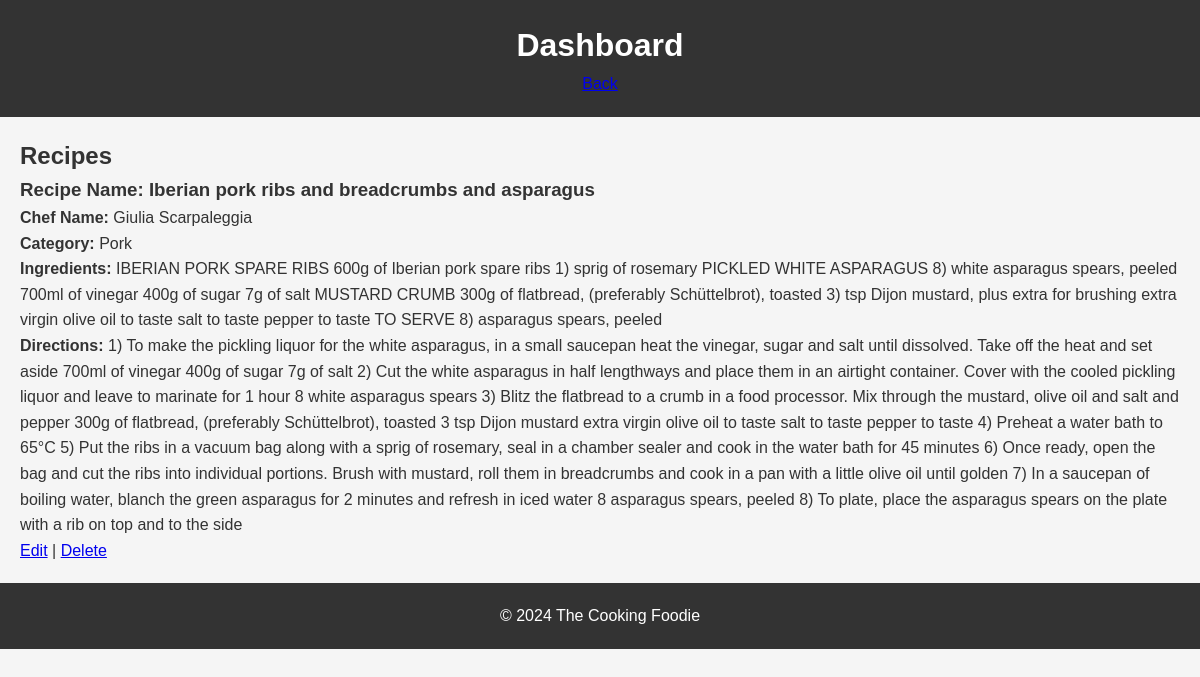
The page /view.php on the database its author committed.
### tables this page shows
CREATE TABLE `recipes` (
  `id` int(6) UNSIGNED NOT NULL,
  `chefname` varchar(255) NOT NULL,
  `category` varchar(255) NOT NULL,
  `RecipeName` varchar(255) NOT NULL,
  `Ingredients` text NOT NULL,
  `Directions` text NOT NULL,
  `created_at` timestamp NOT NULL DEFAULT current_timestamp()
);

### view.php (the view, shortened to what this page needs)
<!DOCTYPE html>
<html lang="en">
<head>
    <link rel="stylesheet" href="CSS/view.css">
</head>
<body>
    <header>
        <h1>Dashboard</h1>
        <a href="index.php">Back</a>
    </header>
    <section id="recipe-list">
        <h2>Recipes</h2>
        <?php
        include('config.php');
        $sql = "SELECT * FROM recipes";
        $result = mysqli_query($con, $sql);
        if (mysqli_num_rows($result) > 0) {
            while($row = mysqli_fetch_assoc($result)) {
                echo "<div class='recipe'>";
                echo "<h3>Recipe Name: " . $row["RecipeName"]. "</h3>";
                echo "<p><strong>Chef Name:</strong> " . $row["chefname"]. "</p>";
                echo "<p><strong>Category:</strong> " . $row["category"]. "</p>";
                echo "<p><strong>Ingredients:</strong> " . $row["Ingredients"]. "</p>";
                echo "<p><strong>Directions:</strong> " . $row["Directions"]. "</p>";
                echo "<a href='editRecipe.php?id=".$row["id"]."'>Edit</a> | ";
                echo "<a href='delete.php?id=".$row["id"]."'>Delete</a>";
                echo "</div>";
            }
        } else {
            echo "<p>No recipes found</p>";
        }
        ?>
    </section>
    <footer>
        <p>&copy; 2024 The Cooking Foodie</p>
    </footer>
</body>
</html>

### CSS/view.css (style rules this page uses)
body, h1, h2, h3, h4, h5, h6, p, ul, li { margin: 0; padding: 0; }
body { font-family: Arial, sans-serif; background-color: #f5f5f5; color: #333; line-height: 1.6; }
header { background-color: #333; color: #fff; padding: 20px; text-align: center; }
#recipe-list { padding: 20px; }
footer { background-color: #333; color: #fff; padding: 20px; text-align: center; }

### rows shown on the page
recipes: RecipeName "Iberian pork ribs and breadcrumbs and asparagus", chefname "Giulia Scarpaleggia", category "Pork", Ingredients "IBERIAN PORK SPARE RIBS 600g of Iberian pork spare ribs 1) sprig of rosemary PICKLED WHITE ASPARAGUS 8) white asparagus spears, peeled 700ml of vinegar 400g of sugar 7g of salt MUSTARD CRUMB 300g of flatbread, (preferably Schüttelbrot), toasted 3) tsp Dijon mustard, plus extra for brushing extra virgin olive oil to taste salt to taste pepper to taste TO SERVE 8) asparagus spears, peeled", Directions "1) To make the pickling liquor for the white asparagus, in a small saucepan heat the vinegar, sugar and salt until dissolved. Take off the heat and set aside 700ml of vinegar 400g of sugar 7g of salt 2) Cut the white asparagus in half lengthways and place them in an airtight container. Cover with the cooled pickling liquor and leave to marinate for 1 hour 8 white asparagus spears 3) Blitz the flatbread to a crumb in a food processor. Mix through the mustard, olive oil and salt and pepper 300g of flatbread, (preferably Schüttelbrot), toasted 3 tsp Dijon mustard extra virgin olive oil to taste salt to taste pepper to taste 4) Preheat a water bath to 65°C 5) Put the ribs in a vacuum bag along…"
